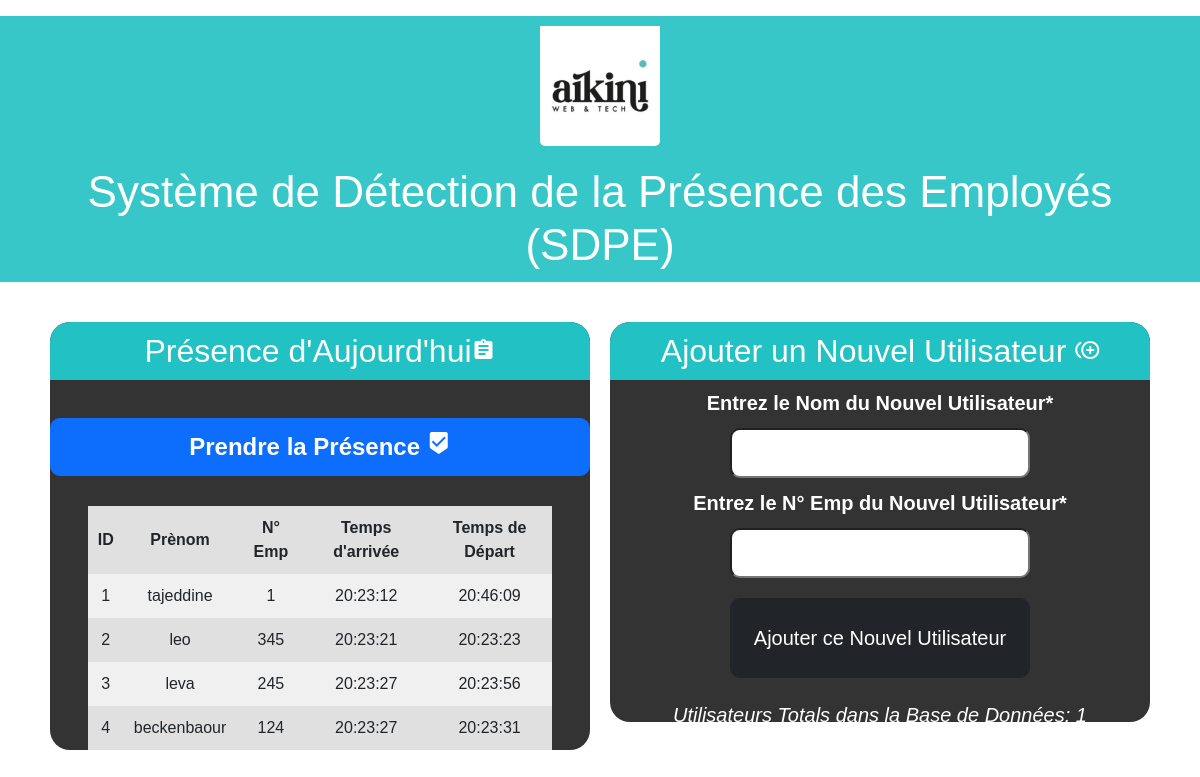
The page / on the database its author committed.
### tables this page shows
CREATE TABLE attendance (
        id INTEGER PRIMARY KEY AUTOINCREMENT,
        prenom TEXT NOT NULL,
        emp_id INTEGER NOT NULL,
        arrivee TEXT,
        depart TEXT,
        date TEXT NOT NULL
    );

### app.py (the view)
@app.route("/")
def home():
    names, rolls, arrivees, departs, l = extract_attendance()
    return render_template(
        "home.html",
        names=names,
        rolls=rolls,
        arrivees=arrivees,
        departs=departs,
        l=l,
        totalreg=totalreg(),
        datetoday2=datetoday2,
    )

### app.py (called while the page is built)
def totalreg():
    return len(os.listdir("static/faces"))

def extract_attendance():
    c.execute(
        "SELECT prenom, emp_id, arrivee, depart FROM attendance WHERE date=?",
        (datetoday,),
    )
    rows = c.fetchall()
    names = [row[0] for row in rows]
    rolls = [row[1] for row in rows]
    arrivees = [row[2] for row in rows]
    departs = [row[3] for row in rows]
    l = len(rows)
    print(f"Loaded {l} attendance records.")
    return names, rolls, arrivees, departs, l

### templates/home.html (shortened to what this page needs)
<!doctype html>
<html lang="fr">
<head>
    <link href="https://cdn.jsdelivr.net/npm/bootstrap@5.0.0-beta3/dist/css/bootstrap.min.css" rel="stylesheet"
>
</head>
<body>
    <div class='mt-3 text-center' style=" background-color: rgba(34, 193, 195, 0.9);">
        <img src="{{ url_for('static', filename='images/aikini_logo.jpg') }}" alt="Logo"
            style="padding-top: 10px; border-radius: 5px; vertical-align: middle; width: 120px; height: auto;">
        <h1 style="color: white; padding: 10px; font-size: 44px; margin-top: 10px;">Système de
            Détection de la Présence
            des Employés (SDPE)</h1>
    </div>
    <div class="row text-center" style="padding: 20px; margin: 20px;">
        <div class="col"
            style="border-radius: 20px; padding: 0px; background-color:rgba(0, 0, 0, 0.8); margin:0px 10px 10px 10px; min-height: 400px;">
            <h2
                style="border-radius: 20px 20px 0px 0px; background-color: rgb(34, 193, 195); color: white; padding: 10px;">
                Présence d'Aujourd'hui<i class="material-icons">assignment</i></h2>
            <a style="text-decoration: none; max-width: 100%;" href="/start">
                <button
                    style="font-size: 24px; font-weight: bold; border-radius: 10px; width: 100%; padding: 10px; margin-top: 30px; margin-bottom: 30px;"
                    type='submit' class='btn btn-primary'>Prendre la Présence <i
                        class="material-icons">beenhere</i></button>
            </a>
            <table style="background-color: white;">
                <tr>
                    <td><b>ID</b></td>
                    <td><b>Prènom</b></td>
                    <td><b>N° Emp</b></td>
                    <td><b>Temps d'arrivée</b></td>
                    <td><b>Temps de Départ</b></td>
                </tr>
                {% if l %}
                {% for i in range(l) %}
                <tr>
                    <td>{{ i+1 }}</td>
                    <td>{{ names[i] }}</td>
                    <td>{{ rolls[i] }}</td>
                    <td>{{ arrivees[i] }}</td>
                    <td>{{ departs[i] }}</td>
                </tr>
                {% endfor %}
                {% endif %}
            </table>
        </div>
        <div class="col"
            style="border-radius: 20px; padding: 0px; background-color:rgba(0, 0, 0, 0.8); margin:0px 10px 10px 10px; height: 400px;">
            <form action='/add' method="POST" enctype="multipart/form-data">
                <h2
                    style="border-radius: 20px 20px 0px 0px; background-color: rgb(34, 193, 195); color: white; padding: 10px;">
                    Ajouter un Nouvel Utilisateur <i class="material-icons">control_point_duplicate</i></h2>
                <label style="font-size: 20px; color: white"><b>Entrez le Nom du Nouvel Utilisateur*</b></label>
                <br>
                <input type="text" id="newusername" name='newusername'
                    style="font-size: 20px; margin-top:10px; margin-bottom:10px; border-radius: 10px; width: 300px; height: 50px;"
                    required>
                <br>
                <label style="font-size: 20px; color: white"><b>Entrez le N° Emp du Nouvel Utilisateur*</b></label>
                <br>
                <input type="number" id="newusereid" name='newuserid'
                    style="font-size: 20px; margin-top:10px; margin-bottom:10px; border-radius: 10px; width: 300px; height: 50px;"
                    required>
                <br>
                <button
                    style="width: 232px; margin-top: 10px; font-size: 20px; border-radius: 10px; width: 300px; height: 80px;"
                    type='submit' class='btn btn-dark'>Ajouter ce Nouvel Utilisateur
                </button>
                <br>
                <h5 style="padding: 25px; color: white;"><i>Utilisateurs Totals dans la Base de Données:
                        {{totalreg}}</i></h5>

### templates/home.html (style rules this page uses)
* { padding: 0; margin: 0; font-family: 'JetBrains Mono', Tahoma, Geneva, Verdana, sans-serif; }
body { background-image: url('https://img.pogo.org/image/content/2018/facial-recognition-gif-v5-o_1150.gif?auto=compress%2Cformat&crop=focalpoint&fit=crop&fp-x=0.5&fp-y=0.5&h=800&q=80&ratio=1.5&w=1200&s=4e2f6eeb1cc9940aa21f63bb62f2d161'); background-size: cover; margin-top: 40px; padding: 0; margin: 0; }
table { border-radius: 20px; border-collapse: collapse; width: 86%; margin: auto; }
td, th { padding: 10px; }
tr:nth-child(even) { background-color: #f0f0f0; }
tr:nth-child(odd) { background-color: #e0e0e0; }

### rows shown on the page
attendance: prenom "tajeddine", arrivee "20:23:12", depart "20:46:09"
attendance: prenom "leo", emp "345", arrivee "20:23:21", depart "20:23:23"
attendance: prenom "leva", arrivee "20:23:27", depart "20:23:56"
attendance: prenom "beckenbaour", arrivee "20:23:27", depart "20:23:31"

### other values the page prints
{{ i+1 }} "1" "2" "3" "4"
{{ rolls[i] }} "1" "245" "124"
{{ totalreg }} "1"
